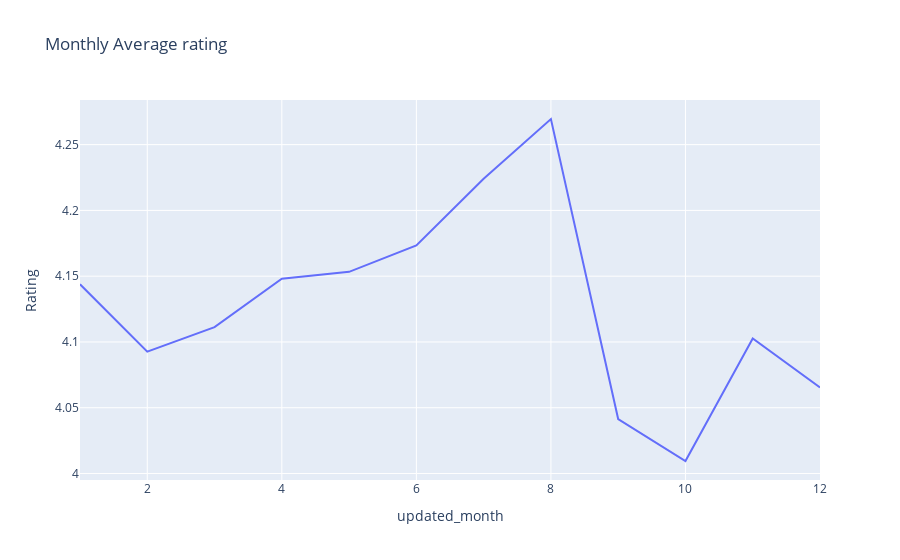

Notebook cell for this chart:
### Code cell
#Prepare the plot
fig = px.line(resl, x="updated_month", y="Rating", title="Monthly Average rating")
fig.show()

### Figure 1 — Plotly figure (JSON) as saved in the notebook; plotly's stock layout.template omitted (floating-point values rounded to 4 significant figures)
{"data": [{"hovertemplate": "updated_month=%{x}<br>Rating=%{y}<extra></extra>", "legendgroup": "", "line": {"color": "#636efa", "dash": "solid"}, "mode": "lines", "name": "", "orientation": "v", "showlegend": false, "type": "scatter", "x": [1, 2, 3, 4, 5, 6, 7, 8, 9, 10, 11, 12], "xaxis": "x", "y": [4.144, 4.093, 4.111, 4.148, 4.153, 4.173, 4.224, 4.269, 4.041, 4.009, 4.103, 4.065], "yaxis": "y"}], "layout": {"legend": {"tracegroupgap": 0}, "title": {"text": "Monthly Average rating"}, "xaxis": {"anchor": "y", "domain": [0, 1], "title": {"text": "updated_month"}}, "yaxis": {"anchor": "x", "domain": [0, 1], "title": {"text": "Rating"}}}}
